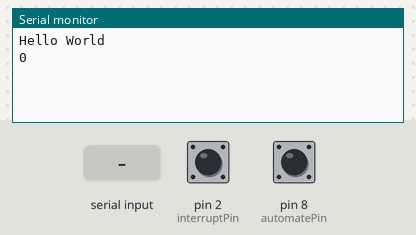
A sketch run on a simulated Arduino Mega 2560, built with avr-gcc and run on an emulated ATmega2560. On the bench: the last lines printed to the serial monitor. The inputs (shaded band) are chosen by the test bench; at power-on: pin 2 (interruptPin) HIGH, pin 8 (automatePin) HIGH.

Above: at 1.2 s.
1.3 s: "1\n" received over Serial
At 1.9 s:
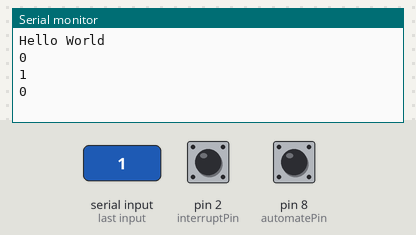
2.8 s: "2\n" received over Serial
At 4.2 s:
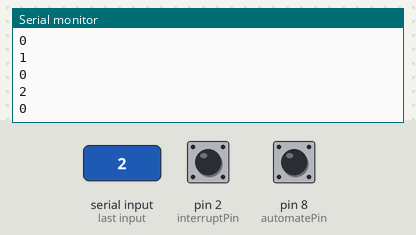
Timing chart, 0 to 5.8 s (numbered marks = the images above; inputs shaded):
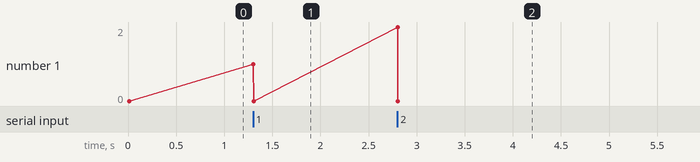

The sketch:

countPulses.ino
```cpp
const byte interruptPin = 2;
const byte automatePin = 8;
volatile int count = 0;
volatile bool printCount = 0;
volatile bool automate = 0;
volatile int countsPerSecond = 0;

String inputString = "";         // a String to hold incoming data
bool stringComplete = false;  // whether the string is complete

void setup() {
  pinMode(interruptPin, INPUT_PULLUP);
  pinMode(automatePin, INPUT_PULLUP);
  attachInterrupt(digitalPinToInterrupt(interruptPin), incrementCount, RISING);

  noInterrupts();
  TCCR3A=0; // Initializes all bits to zero in TCCR3A
  TCCR3B=0; // Initializes all bits to zero in TCCR3B
  TCNT3=0; // Initializes counter TCNT3 to 0
  OCR3C=62499; // Set Output Compare Register 3C value (max is 62500)
  TCCR3B |= (1<<CS32) ; //Set prescalar to 256
  TIMSK3 |=(1<<OCIE3C); // Enable timer 3 output compare flag
  interrupts();

  Serial.begin(9600);
  Serial.println("Hello World");

  // reserve 200 bytes for the inputString:
  inputString.reserve(200);
}

void loop() {
  automate = digitalRead(automatePin);
  if (printCount) {
    printCount = 0;
    Serial.println(countsPerSecond);
  }

  // print the string when a newline arrives:
  if (stringComplete) {
    Serial.println(inputString);
    Serial.println(countsPerSecond);

    // clear the string:
    inputString = "";
    stringComplete = false;
  }
}

void incrementCount() {
  count += 1;
}

ISR(TIMER3_COMPC_vect){
  countsPerSecond = count;
  count = 0;
  if (!automate)
  {
    printCount = !printCount;
  }
}

/*
  SerialEvent occurs whenever a new data comes in the hardware serial RX. This
  routine is run between each time loop() runs, so using delay inside loop can
  delay response. Multiple bytes of data may be available.
*/
void serialEvent() {
  while (Serial.available()) {
    // get the new byte:
    char inChar = (char)Serial.read();
    // add it to the inputString:
    inputString += inChar;
    // if the incoming character is a newline, set a flag so the main loop can
    // do something about it:
    if (inChar == '\n') {
      stringComplete = true;
    }
  }
}
```

Measured:
- after the input at 1.3 s, the serial monitor: prints a new line at once (image 1)
- after the input at 2.8 s, the serial monitor: prints a new line at once (image 2)
